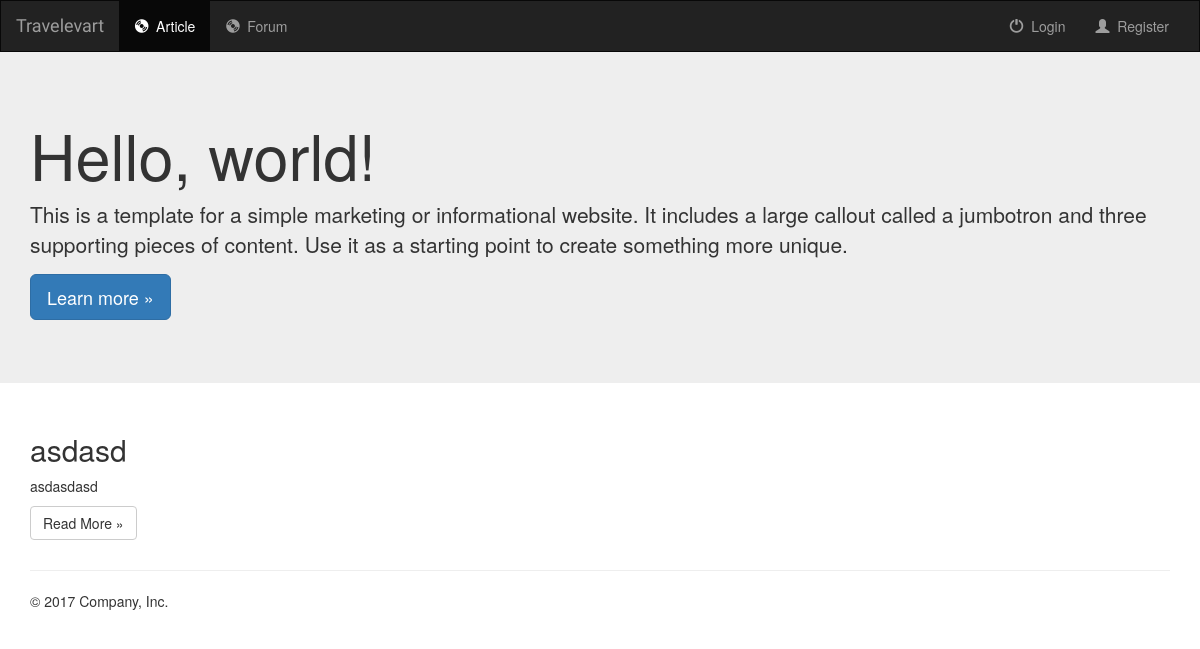
Before: / with the older database file.
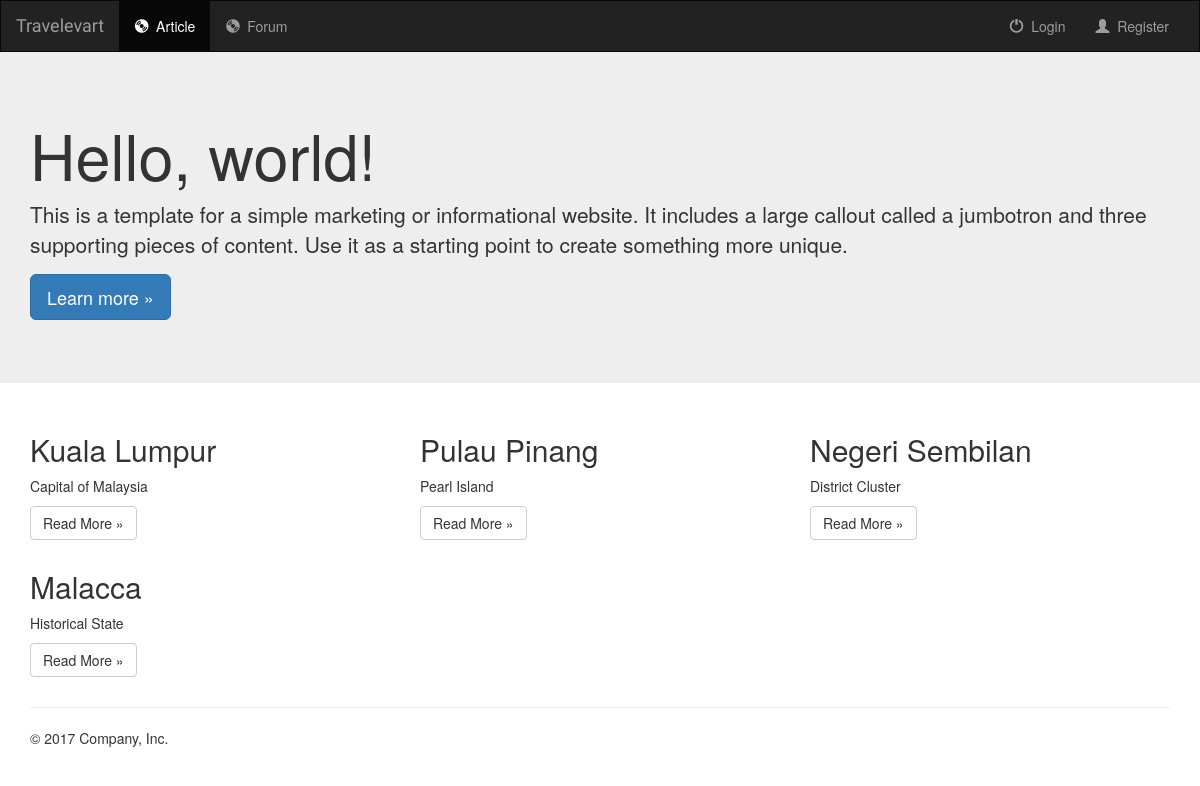
After: the same page with the newer database file.
### article/models.py (models this page shows, shortened)
class Article(models.Model):
    article_title = models.CharField(max_length = 250)
    description = models.CharField(max_length = 250)
    author = models.CharField(max_length = 250)
    content = models.TextField()
    date_published = models.TimeField()

### article/views.py (the view)
# urls.py: url(r'^$', views.ArticleIndexView.as_view(), name = 'articleindex'),
class ArticleIndexView(generic.ListView):
	template_name = 'article/articleindex.html'
	context_object_name = 'all_article'
	def get_queryset(self):
		return Article.objects.all()

### article/templates/article/articleindex.html (shortened to what this page needs)
{% extends 'article/base.html' %}
{% block content %}
    <div class="jumbotron">
		<div class="container">
			<h1>Hello, world!</h1>
			<p>This is a template for a simple marketing or informational website. It includes a large callout called a jumbotron and three supporting pieces of content. Use it as a starting point to create something more unique.</p>
			<p><a class="btn btn-primary btn-lg" href="#" role="button">Learn more &raquo;</a></p>
		</div>
	</div>
	<div class="container">
		<div class="row">
		{% for article in all_article %}
			<div class="col-md-4">
				<h2>{{ article.article_title }}</h2>
				<p>{{ article.description }}</p>
				<p><a class="btn btn-default" href="{% url 'article:detail' article.id %}" role="button">Read More &raquo;</a></p>
			</div>
		{% endfor %}
		</div>
	</div>
{% endblock %}

### article/templates/article/base.html (shortened to what this page needs)
<!doctype html>
<html lang="en">
  <head>
    {% load staticfiles %}
    <link rel="stylesheet" href="https://maxcdn.bootstrapcdn.com/bootstrap/3.3.7/css/bootstrap.min.css">
    <link rel = "stylesheet" type = "text/css" href="{% static 'article/style.css' %}">
  </head>
  <body>
    <nav class="navbar navbar-inverse ">
      <div class="container-fluid">
        <div class="navbar-header">
          <a class="navbar-brand" href="{% url 'article:articleindex' %}">Travelevart</a>
        </div>
        <div class="collapse navbar-collapse" id="topNavBar">
          {% if user.is_authenticated %}
          <ul class="nav navbar-nav">
            <li class="active">
              <a href="{% url 'article:articleindex' %}">
                <span class="glyphicon glyphicon-cd" aria-hidden="true"></span>&nbsp;
                Article
              </a>
            </li>
            <li>
              <a href="{% url 'forum:forumindex' %}">
                <span class="glyphicon glyphicon-cd" aria-hidden="true"></span>&nbsp;
                Forum
              </a>
            </li>
          </ul>
          <ul class="nav navbar-nav navbar-right">
            <li class="">
              <a href="{% url 'addarticle:addarticle' %}">
                <span class="glyphicon glyphicon-plus" aria-hidden="true"></span>&nbsp;
                Add New Article
              </a>
            </li>
            <li class="">
              <a href="">
                <span class="glyphicon glyphicon-user" aria-hidden="true"></span>&nbsp;
                {{ request.user.username }}
              </a>
            </li>
            <li class="">
              <a href="/addarticle/logout">
                <span class="glyphicon glyphicon-off" aria-hidden="true"></span>&nbsp;
                Logout
              </a>
            </li>
          </ul>
          {% else %}
          <ul class="nav navbar-nav">
            <li class="active">
              <a href="{% url 'article:articleindex' %}">
                <span class="glyphicon glyphicon-cd" aria-hidden="true"></span>&nbsp;
                Article
              </a>
            </li>
            <li>
              <a href="{% url 'forum:forumindex' %}">
                <span class="glyphicon glyphicon-cd" aria-hidden="true"></span>&nbsp;
                Forum
              </a>
            </li>
          </ul>
          <ul class="nav navbar-nav navbar-right">
            <li class="">
              <a href="/addarticle/login">
                <span class="glyphicon glyphicon-off" aria-hidden="true"></span>&nbsp;
                Login
              </a>
            </li>
            <li class="">
              <a href="/addarticle/register">
                <span class="glyphicon glyphicon-user" aria-hidden="true"></span>&nbsp;
                Register
              </a>
            </li>
          </ul>
          {% endif %}
        </div>
      </div>
    </nav>
    {% block content %}
    {% endblock %}
    <div class="container">
    <hr>
    <footer>
      <p>&copy; {% now "Y" %} Company, Inc.</p>
    </footer>
    </div>
  </body>
</html>

### article/static/article/style.css (style rules this page uses)
.navbar { border-radius: 0; margin-bottom: 0px; }
.navbar-brand { font-family: 'Lobster', cursive; }

Changed rows visible on the page:
removed Article: article_title "asdasd", description "asdasdasd"
added Article: article_title "Kuala Lumpur", description "Capital of Malaysia"
added Article: article_title "Pulau Pinang", description "Pearl Island"
added Article: article_title "Negeri Sembilan", description "District Cluster"
added Article: article_title "Malacca", description "Historical State"
